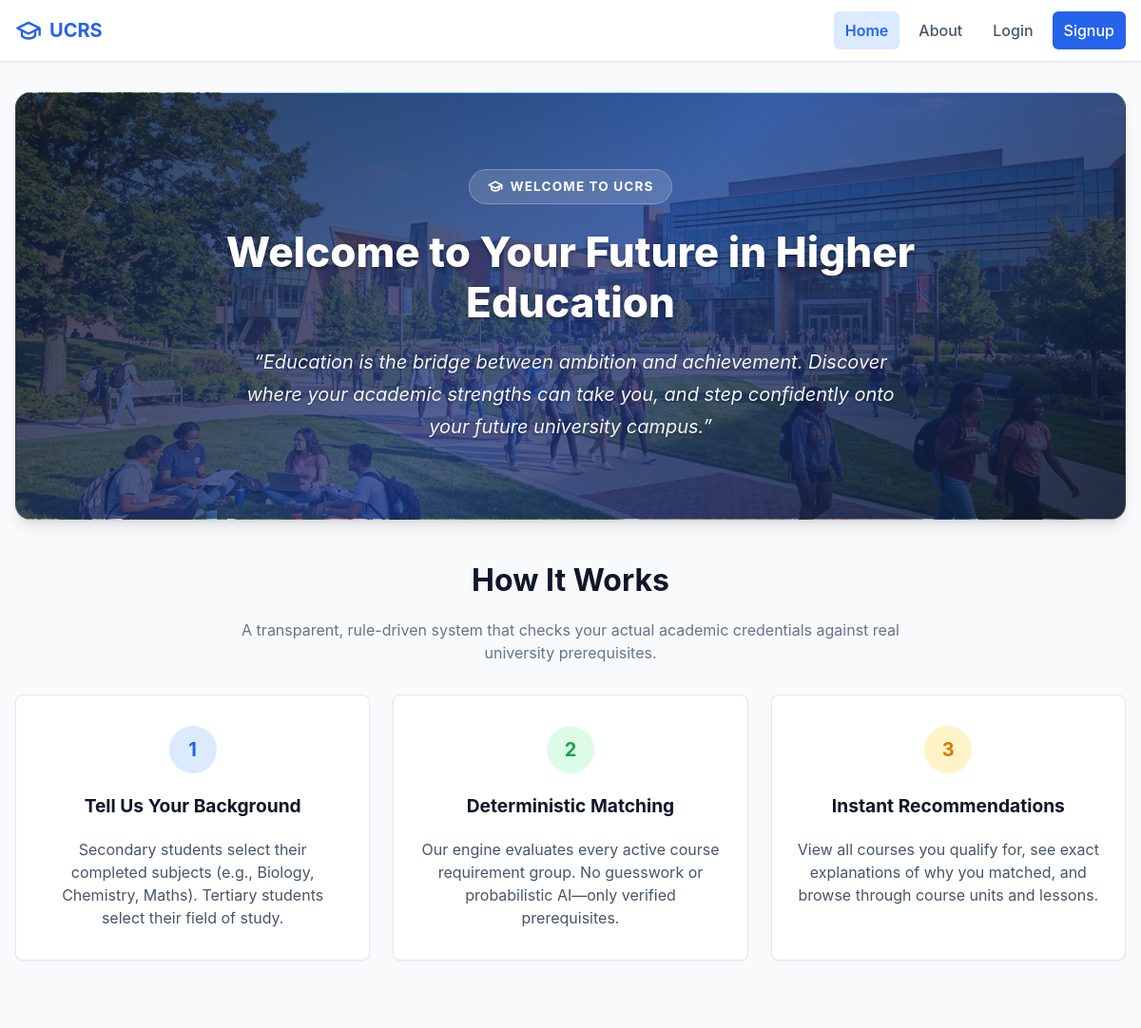
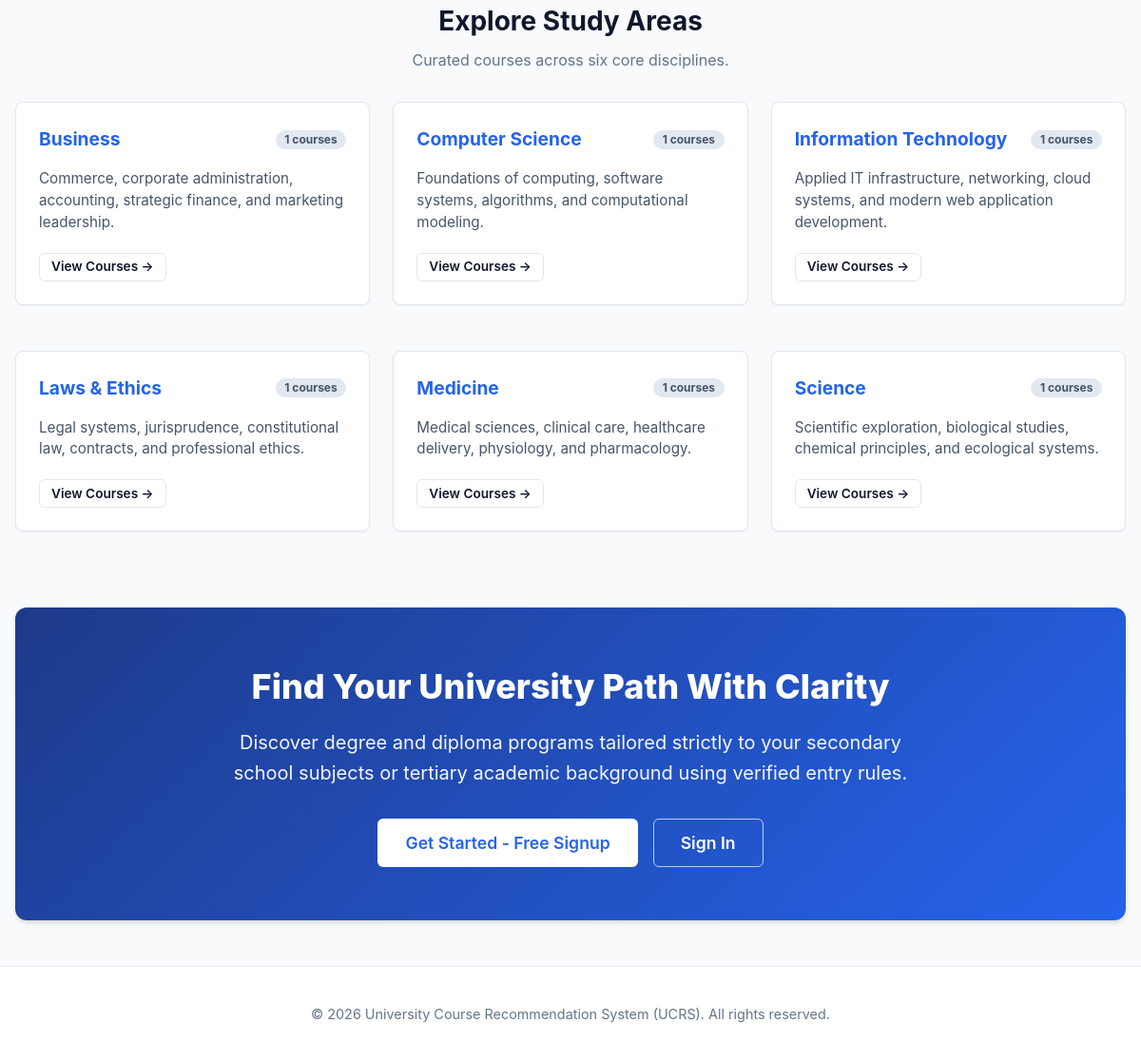
The page / on the database its author committed (2 pictures, top to bottom).
### tables this page shows
CREATE TABLE IF NOT EXISTS categories (
    id INT AUTO_INCREMENT PRIMARY KEY,
    name VARCHAR(100) NOT NULL UNIQUE,
    description TEXT,
    is_active TINYINT(1) NOT NULL DEFAULT 1
);

### includes/config.php (called while the page is built, shortened)
<?php
function app_url(string $path = ''): string {
    static $base = null;
    if ($base === null) {
        $docRoot = isset($_SERVER['DOCUMENT_ROOT']) ? str_replace('\\', '/', realpath($_SERVER['DOCUMENT_ROOT'])) : '';
        $appRoot = str_replace('\\', '/', realpath(APP_ROOT));
        if ($docRoot && str_starts_with($appRoot, $docRoot)) {
            $base = substr($appRoot, strlen($docRoot));
        } else {
            $script = str_replace('\\', '/', $_SERVER['SCRIPT_NAME'] ?? '');
            $parts = explode('/', trim($script, '/'));
            $base = !empty($parts) && $parts[0] !== 'index.php' ? '/' . $parts[0] : '';
        }
        $base = rtrim($base, '/');
    }
    $path = ltrim($path, '/');
    return ($base ? $base : '') . ($path !== '' ? '/' . $path : '');
}
function e(?string $value): string {
    return htmlspecialchars($value ?? '', ENT_QUOTES, 'UTF-8');
}

### includes/auth.php (called while the page is built, shortened)
<?php
require_once __DIR__ . '/config.php';
function is_logged_in(): bool {
    return !empty($_SESSION['user_id']);
}

### index.php (the view, shortened to what this page needs)
<?php
require_once __DIR__ . '/includes/config.php';
require_once __DIR__ . '/includes/auth.php';
$pdo = get_db();
$stmt = $pdo->query("
    SELECT c.*, COUNT(co.id) AS course_count
    FROM categories c
    LEFT JOIN courses co ON c.id = co.category_id AND co.is_active = 1
    WHERE c.is_active = 1
    GROUP BY c.id
    ORDER BY c.name ASC
");
$categories = $stmt->fetchAll();
require_once __DIR__ . '/includes/header.php';
?>
<div class="welcome-hero-card">
    <div class="welcome-hero-content">
        <span class="welcome-tag">
            <svg width="16" height="16" viewBox="0 0 24 24" fill="none" stroke="currentColor" stroke-width="2.5" stroke-linecap="round" stroke-linejoin="round">
                <path d="M22 10v6M2 10l10-5 10 5-10 5z"/>
                <path d="M6 12v5c3 3 9 3 12 0v-5"/>
            </svg>
            Welcome to UCRS
        </span>
        <h1 class="welcome-title">Welcome to Your Future in Higher Education</h1>
        <p class="welcome-phrase">
            &ldquo;Education is the bridge between ambition and achievement. Discover where your academic strengths can take you, and step confidently onto your future university campus.&rdquo;
        </p>
    </div>
</div>
<section id="how-it-works" style="margin-bottom: 3rem;">
    <div style="text-align: center; max-width: 700px; margin: 0 auto 2rem;">
        <h2 style="font-size: 2rem; margin-bottom: 0.5rem;">How It Works</h2>
        <p style="color: var(--text-muted);">A transparent, rule-driven system that checks your actual academic credentials against real university prerequisites.</p>
    </div>
    <div class="grid-3">
        <div class="card" style="text-align: center; padding: 2rem 1.5rem;">
            <div style="width: 50px; height: 50px; border-radius: 50%; background: #dbeafe; color: var(--primary); display: flex; align-items: center; justify-content: center; margin: 0 auto 1.25rem; font-weight: 700; font-size: 1.25rem;">1</div>
            <h3 style="margin-top: 0; font-size: 1.2rem;">Tell Us Your Background</h3>
            <p style="color: var(--secondary); margin-bottom: 0;">Secondary students select their completed subjects (e.g., Biology, Chemistry, Maths). Tertiary students select their field of study.</p>
        </div>
        <div class="card" style="text-align: center; padding: 2rem 1.5rem;">
            <div style="width: 50px; height: 50px; border-radius: 50%; background: #dcfce7; color: var(--success); display: flex; align-items: center; justify-content: center; margin: 0 auto 1.25rem; font-weight: 700; font-size: 1.25rem;">2</div>
            <h3 style="margin-top: 0; font-size: 1.2rem;">Deterministic Matching</h3>
            <p style="color: var(--secondary); margin-bottom: 0;">Our engine evaluates every active course requirement group. No guesswork or probabilistic AI—only verified prerequisites.</p>
        </div>
        <div class="card" style="text-align: center; padding: 2rem 1.5rem;">
            <div style="width: 50px; height: 50px; border-radius: 50%; background: #fef3c7; color: var(--warning); display: flex; align-items: center; justify-content: center; margin: 0 auto 1.25rem; font-weight: 700; font-size: 1.25rem;">3</div>
            <h3 style="margin-top: 0; font-size: 1.2rem;">Instant Recommendations</h3>
            <p style="color: var(--secondary); margin-bottom: 0;">View all courses you qualify for, see exact explanations of why you matched, and browse through course units and lessons.</p>
        </div>
    </div>
</section>
<section style="margin-bottom: 3rem;">
    <div style="text-align: center; max-width: 700px; margin: 0 auto 2rem;">
        <h2 style="font-size: 1.75rem; margin-bottom: 0.5rem;">Explore Study Areas</h2>
        <p style="color: var(--text-muted); margin: 0;">Curated courses across six core disciplines.</p>
    </div>
    <div class="grid-3">
        <?php foreach ($categories as $cat): ?>
            <div class="card">
                <div class="card-header" style="border-bottom: none; padding-bottom: 0;">
                    <h3 class="card-title" style="color: var(--primary); font-size: 1.2rem;"><?= e($cat['name']) ?></h3>
                    <span class="badge badge-secondary"><?= (int)$cat['course_count'] ?> courses</span>
                </div>
                <p style="color: var(--secondary); font-size: 0.95rem; margin: 0.75rem 0 1.25rem;"><?= e($cat['description']) ?></p>
                <div>
                    <a href="<?= e(app_url(is_logged_in() ? 'student/courses.php?category=' . $cat['id'] : 'login.php')) ?>" class="btn btn-outline btn-sm">
                        View Courses &rarr;
                    </a>
                </div>
            </div>
        <?php endforeach; ?>
    </div>
</section>
<div class="hero-box" style="margin-top: 3.5rem; margin-bottom: 1rem;">
    <h2 style="font-size: 2.25rem; margin: 0 0 1rem; font-weight: 800; color: white;">Find Your University Path With Clarity</h2>
    <p>Discover degree and diploma programs tailored strictly to your secondary school subjects or tertiary academic background using verified entry rules.</p>
    <div class="hero-actions">
        <?php if (!is_logged_in()): ?>
            <a href="<?= e(app_url('signup.php')) ?>" class="btn btn-primary btn-lg" style="background: white; color: var(--primary);">Get Started - Free Signup</a>
            <a href="<?= e(app_url('login.php')) ?>" class="btn btn-outline btn-lg" style="border-color: rgba(255,255,255,0.7); color: white;">Sign In</a>
        <?php else: ?>
            <a href="<?= e(app_url($_SESSION['role'] === 'ADMIN' ? 'admin/dashboard.php' : 'student/dashboard.php')) ?>" class="btn btn-primary btn-lg" style="background: white; color: var(--primary);">Go to My Dashboard</a>
        <?php endif; ?>
    </div>
</div>
<?php require_once __DIR__ . '/includes/footer.php'; ?>

### includes/header.php (shortened to what this page needs)
<?php
require_once __DIR__ . '/config.php';
require_once __DIR__ . '/auth.php';
$isLoggedIn = is_logged_in();
$userRole = $_SESSION['role'] ?? null;
$currentPage = basename($_SERVER['SCRIPT_NAME'] ?? '');
?>
<!DOCTYPE html>
<html lang="en">
<head>
    <link rel="stylesheet" href="<?= e(app_url('assets/css/style.css')) ?>">
</head>
<body>
<header class="site-header">
    <div class="header-container">
        <div class="logo-area">
            <a href="<?= e(app_url($isLoggedIn ? ($userRole === 'ADMIN' ? 'admin/dashboard.php' : 'student/dashboard.php') : 'index.php')) ?>" class="logo-link">
                <svg width="28" height="28" viewBox="0 0 24 24" fill="none" stroke="currentColor" stroke-width="2" stroke-linecap="round" stroke-linejoin="round" style="color: var(--primary);">
                    <path d="M22 10v6M2 10l10-5 10 5-10 5z"/>
                    <path d="M6 12v5c3 3 9 3 12 0v-5"/>
                </svg>
                <span>UCRS</span>
            </a>
        </div>
        <nav>
            <ul class="nav-menu">
                <?php if (!$isLoggedIn): ?>
                    <li><a href="<?= e(app_url('index.php')) ?>" class="nav-link <?= $currentPage === 'index.php' ? 'active' : '' ?>">Home</a></li>
                    <li><a href="<?= e(app_url('about.php')) ?>" class="nav-link <?= $currentPage === 'about.php' ? 'active' : '' ?>">About</a></li>
                    <li><a href="<?= e(app_url('login.php')) ?>" class="nav-link <?= $currentPage === 'login.php' ? 'active' : '' ?>">Login</a></li>
                    <li><a href="<?= e(app_url('signup.php')) ?>" class="nav-link nav-btn-highlight <?= $currentPage === 'signup.php' ? 'active' : '' ?>">Signup</a></li>
                <?php endif; ?>
            </ul>
        </nav>
    </div>
</header>
<main class="main-wrapper">

### includes/footer.php (shortened to what this page needs)
</main>
<footer class="site-footer">
    <div class="footer-container">
        <p>&copy; <?= date('Y') ?> University Course Recommendation System (UCRS). All rights reserved.</p>
    </div>
</footer>
</body>
</html>

### rows shown on the page
categories: name "Business", course_count "1", description "Commerce, corporate administration, accounting, strategic finance, and marketing leadership."
categories: name "Computer Science", course_count "1", description "Foundations of computing, software systems, algorithms, and computational modeling."
categories: name "Information Technology", course_count "1", description "Applied IT infrastructure, networking, cloud systems, and modern web application development."
categories: name "Laws & Ethics", course_count "1", description "Legal systems, jurisprudence, constitutional law, contracts, and professional ethics."
categories: name "Medicine", course_count "1", description "Medical sciences, clinical care, healthcare delivery, physiology, and pharmacology."
categories: name "Science", course_count "1", description "Scientific exploration, biological studies, chemical principles, and ecological systems."
